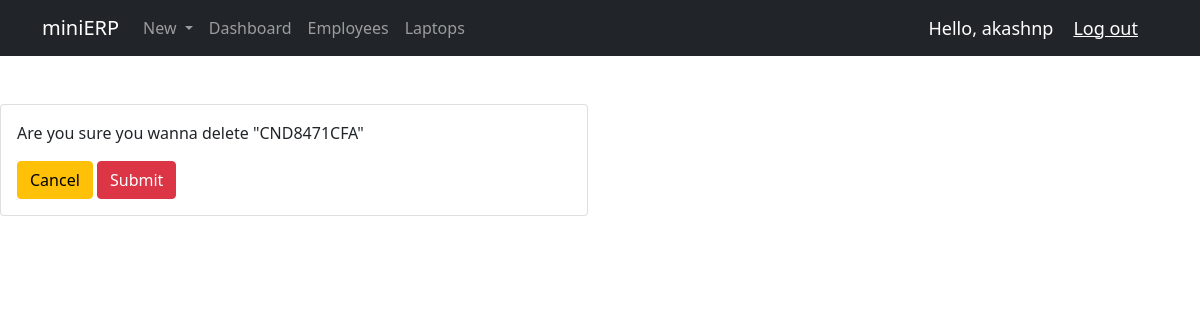
The page /laptop_del/17 (signed in) on the database as committed earlier.
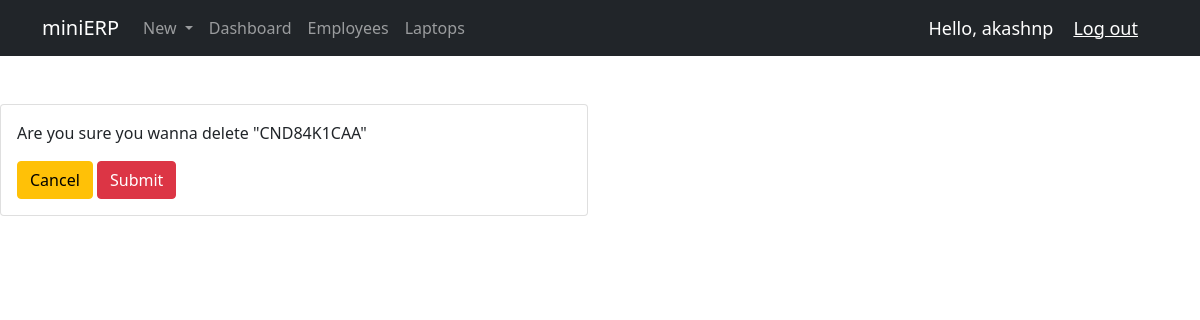
The same page on the database as committed later.
### hardware/models.py (models this page shows, shortened)
class Laptop(models.Model):
    LAPTOP_STATUSES = (
        ('Working', 'Working'),
        ('Repair', 'Repair'),
        ('Replace', 'Replace'),
    )
    id = models.AutoField(primary_key=True, editable=False)
    hardware_id = models.CharField(max_length=50, null=True, default=None, blank=True, unique=True)
    laptop_sr_no = models.CharField(max_length=100, unique=True)
    brand = models.ForeignKey(LaptopBrand, null=True, on_delete=models.SET_NULL)
    model = models.ForeignKey(LaptopModel, null=True, on_delete=models.SET_NULL)
    media = models.ForeignKey(LaptopMedia, null=True, on_delete=models.SET_NULL)
    laptop_status = models.CharField(max_length=20, null=True, choices=LAPTOP_STATUSES)
    laptop_location = models.ForeignKey(Location, null=True, blank=False, on_delete=models.SET_NULL)
    laptop_date_purchased = models.DateField(null=True)
    laptop_date_sold = models.DateField(null=True, blank=True)
    laptop_date_created = models.DateField(auto_now_add=True)
    history = HistoricalRecords()

### hardware/decorators.py (the view)
        def wrapper_func(request, *args, **kwargs):
            group = None
            if request.user.groups.exists():
                group = request.user.groups.all()[0].name
            if group in allowed_roles:
                return view_func(request, *args, **kwargs)
            else:
                return HttpResponse("You are not authorized to view this page!")

### hardware/views.py (called while the page is built)
@login_required(login_url='login')
@allowed_users(allowed_roles=['admin'])
def laptop_del(request, pk):
    laptop = Laptop.objects.get(id=pk)
    if request.method == 'POST':
        laptop.delete()
        return redirect('/dash_laptops')
    context = {'laptop':laptop}
    return render(request, 'hardware/laptop_del.html', context)

### hardware/templates/hardware/laptop_del.html (shortened to what this page needs)
{% extends 'hardware/main.html' %}
{% block content %}
<br>
<div class="row">
    <div class="col-md-6">
        <div class="card card-body">
            <p>Are you sure you wanna delete "{{laptop.laptop_sr_no}}"</p>
            <form action="{% url 'laptop_del' laptop.id %}" method="POST">
                <a class="btn btn-warning" href="{% url 'dash_laptops' %}">Cancel</a>
                <input class="btn btn-danger" type="submit" name="Confirm">
            </form>
        </div>
    </div>
</div>
{% endblock %}

Rows that differ between the two databases and show on the page:
changed Laptop: laptop_sr_no "CND8471CFA" → "CND84K1CAA"
